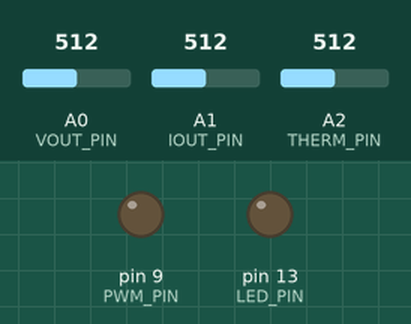
Recording of a sketch running on a simulated Arduino Uno, built with avr-gcc and run on an emulated ATmega328P. Shown: output pins drawn as LEDs (lit = HIGH). The inputs (shaded band) are chosen by the test bench; at power-on: A0 (VOUT_PIN) = 512, A1 (IOUT_PIN) = 512, A2 (THERM_PIN) = 512.

Above: at 1.2 s.
1.3 s: A0 (VOUT_PIN) set to 240
2.8 s: A0 (VOUT_PIN) set to 213
At 3.7 s:
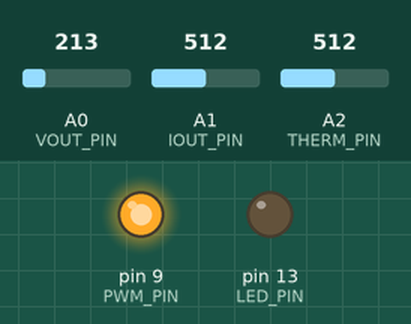
4.3 s: A0 (VOUT_PIN) set to 306
At 5.4 s:
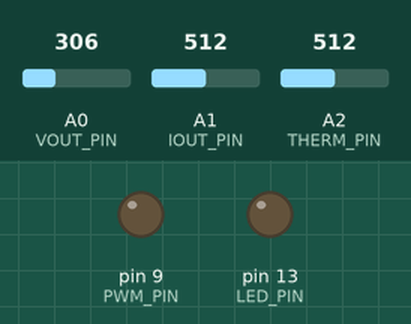
Timing chart, 0 to 7.3 s (numbered marks = the images above; inputs shaded):
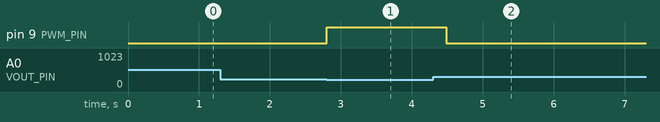

Measured:
- the behaviour switches between 225 and 224 on A0 (VOUT_PIN) (found by bisection; images 0 and 1)
- after the input at 1.3 s, every drawn part: stays the same
- after the input at 2.8 s, pin 9 (PWM_PIN): LOW → HIGH at once
- after the input at 4.3 s, pin 9 (PWM_PIN): HIGH → LOW after 0.18 s

The sketch:

welder.ino
```cpp
// Arduino uno code implementation of dc-dc buck converter with thermistor based thermal protection, hardware WDT, and constant current priority constant power output above 1V output voltage profile, constant voltage current limited profile in-between 1V with current increasing to twice the normal set value down to 0.5V range and short circuit protection below 0.5V
// Assume current being adjustable by A6 analog input pin
// Assume short circuit protection threshold being adjustable by A5 analog pin
// Assume constant - voltage to constant current threshold being adjustable by A4 analog pin

#include <avr/wdt.h> // include watchdog timer library

#define PWM_PIN 9 // define PWM output pin
#define VOUT_PIN A0 // define output voltage feedback pin
#define IOUT_PIN A1 // define output current feedback pin
#define THERM_PIN A2 // define thermistor input pin
#define LED_PIN 13 // define LED indicator pin

#define VREF 5.0 // define reference voltage for ADC
#define R1 10000.0 // define resistor value for voltage divider
#define R2 1000.0 // define resistor value for voltage divider
#define RSENSE 0.1 // define sense resistor value for current measurement
#define RTH 10000.0 // define nominal thermistor resistance at 25 C
#define BETA 3950.0 // define beta coefficient of thermistor
#define TMAX 80.0 // define maximum temperature limit in C

float vout; // declare output voltage variable
float iout; // declare output current variable
float temp; // declare temperature variable
float vset; // declare voltage setpoint variable
float iset; // declare current setpoint variable
float ishort; // declare short circuit threshold variable
float icc; // declare constant current threshold variable
int duty; // declare duty cycle variable

void setup() {
  pinMode(PWM_PIN, OUTPUT); // set PWM pin as output
  pinMode(LED_PIN, OUTPUT); // set LED pin as output
  analogReference(DEFAULT); // set ADC reference to default (5V)
  analogWrite(PWM_PIN, 0); // initialize PWM to zero
  Serial.begin(9600); // initialize serial communication at 9600 baud rate
  wdt_enable(WDTO_2S); // enable watchdog timer with 2 seconds timeout
}

void loop() {
  wdt_reset(); // reset watchdog timer

  vout = analogRead(VOUT_PIN) * 0.1; // read and calculate output voltage
  iout = analogRead(IOUT_PIN) * 0.2; // read and calculate output current

  vset = 22.5;
  iset = 100.0;
  ishort = 200.0;
  icc = 80.0;

  temp = BETA / log(analogRead(THERM_PIN) * RTH / (1024.0 - analogRead(THERM_PIN))) - 273.15; // read and calculate temperature using thermistor equation

  if (false) { // Skip temp for now
    duty = 0; // set duty cycle to zero
    digitalWrite(LED_PIN, HIGH); // turn on LED indicator
  }
  // invalid else if (iout > ishort) { // check if output current exceeds short circuit threshold
  else if (iout > ishort && vout < 0.5) { // check if output voltage is bellw 0.5V and output current exceeds short circuit threshold
    duty = 1; // set duty cycle to smallest current
    digitalWrite(LED_PIN, HIGH); // turn on LED indicator
  }
  else if (vout > vset) { // check if output voltage exceeds voltage setpoint
    duty = duty - 1; // decrease duty cycle by one
    digitalWrite(LED_PIN, LOW); // turn off LED indicator
  }
  else if (vout < vset && iout < icc) { // check if output voltage is below voltage setpoint and output current is below constant current threshold
    duty = duty + 1; // increase duty cycle by one
    digitalWrite(LED_PIN, LOW); // turn off LED indicator
  }
  else if (vout < vset && iout > icc && vout > 1.0) { // check if output voltage is below voltage setpoint and output current is above constant current threshold and output voltage is above 1V
    duty = map(iout, icc, iset, map(vset, vset, 1.0, map(iset, icc, iset, 0, 255), map(icc, icc, iset, 0, 255)), map(iset, icc, iset, 0, 255)); // map output current to duty cycle using constant power equation
    digitalWrite(LED_PIN, LOW); // turn off LED indicator
  }
  else if (vout < vset && iout > icc && vout <= 1.0 && vout >= 0.5) { // check if output voltage is below voltage setpoint and output current is above constant current threshold and output voltage is between 1V and 0.5V
    duty = map(vout, vset, 0.5, map(iset, icc, iset * 2.0, 0, 255), map(ishort, icc, iset * 2.0, 0 ,255)); // map output voltage to duty cycle using constant voltage equation with increasing current limit
    digitalWrite(LED_PIN, LOW); // turn off LED indicator
  }

  duty = constrain(duty, 0 ,255); // constrain duty cycle between 0 and 255

  analogWrite(PWM_PIN, duty); // write duty cycle to PWM pin


}
```
